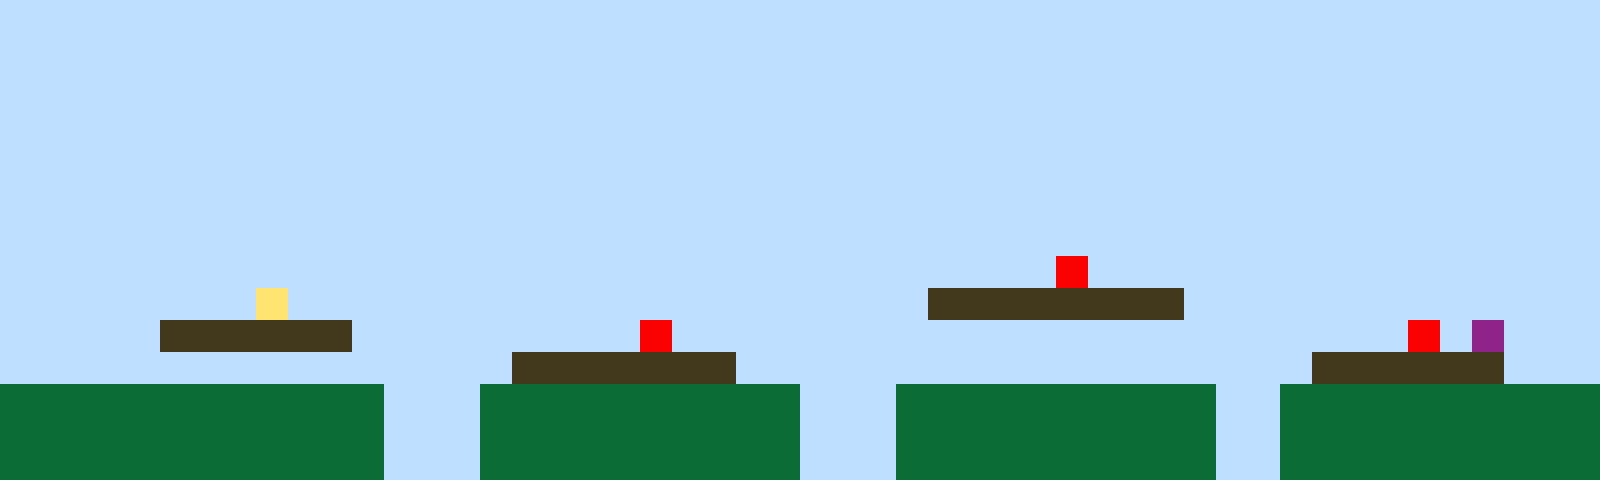

A 2D game scene composited from a Tiled map and its tileset images. What follows is a short description and the map's XML, with every tile layer's data as written:
An orthogonal 50x15 tile map with 32x32 px tiles, 1 tile layer (Tile Layer 1).

<map version="1.10" tiledversion="1.11.2" orientation="orthogonal" renderorder="right-up" width="50" height="15" tilewidth="32" tileheight="32" infinite="0" nextlayerid="2" nextobjectid="1"><editorsettings><export target="map1.csv" format="csv" /></editorsettings><tileset firstgid="1" name="sprites" tilewidth="32" tileheight="32" tilecount="6" columns="3"><image source="sprites.png" width="96" height="64" /></tileset><layer id="1" name="Tile Layer 1" width="50" height="15"><data encoding="csv">1,1,1,1,1,1,1,1,1,1,1,1,1,1,1,1,1,1,1,1,1,1,1,1,1,1,1,1,1,1,1,1,1,1,1,1,1,1,1,1,1,1,1,1,1,1,1,1,1,1,1,1,1,1,1,1,1,1,1,1,1,1,1,1,1,1,1,1,1,1,1,1,1,1,1,1,1,1,1,1,1,1,1,1,1,1,1,1,1,1,1,1,1,1,1,1,1,1,1,1,1,1,1,1,1,1,1,1,1,1,1,1,1,1,1,1,1,1,1,1,1,1,1,1,1,1,1,1,1,1,1,1,1,1,1,1,1,1,1,1,1,1,1,1,1,1,1,1,1,1,1,1,1,1,1,1,1,1,1,1,1,1,1,1,1,1,1,1,1,1,1,1,1,1,1,1,1,1,1,1,1,1,1,1,1,1,1,1,1,1,1,1,1,1,1,1,1,1,1,1,1,1,1,1,1,1,1,1,1,1,1,1,1,1,1,1,1,1,1,1,1,1,1,1,1,1,1,1,1,1,1,1,1,1,1,1,1,1,1,1,1,1,1,1,1,1,1,1,1,1,1,1,1,1,1,1,1,1,1,1,1,1,1,1,1,1,1,1,1,1,1,1,1,1,1,1,1,1,1,1,1,1,1,1,1,1,1,1,1,1,1,1,1,1,1,1,1,1,1,1,1,1,1,1,1,1,1,1,1,1,1,1,1,1,1,1,1,1,1,1,1,1,1,1,1,1,1,1,1,1,1,1,1,1,1,1,1,1,1,1,1,1,1,1,1,1,1,1,1,1,1,1,1,1,1,1,1,1,1,1,1,1,1,1,1,1,1,1,1,1,1,1,1,1,1,1,1,1,1,1,1,1,1,1,1,1,1,1,1,1,1,1,1,1,1,1,1,1,1,1,1,1,1,1,1,1,1,1,1,1,1,1,1,1,1,1,1,1,1,1,1,1,1,1,1,1,1,1,1,1,1,1,1,5,1,1,1,1,1,1,1,1,1,1,1,1,1,1,1,1,1,1,1,1,1,1,1,1,4,1,1,1,1,1,1,1,1,1,1,1,1,1,1,1,1,1,1,1,1,3,3,3,3,3,3,3,3,1,1,1,1,1,1,1,1,1,1,1,1,1,1,1,1,1,1,3,3,3,3,3,3,1,1,1,1,1,1,1,1,1,5,1,1,1,1,1,1,1,1,1,1,1,1,1,1,1,1,1,1,1,1,1,1,1,5,1,6,1,1,1,1,1,1,1,1,1,1,1,1,1,1,1,1,1,1,1,3,3,3,3,3,3,3,1,1,1,1,1,1,1,1,1,1,1,1,1,1,1,1,1,1,3,3,3,3,3,3,1,1,1,2,2,2,2,2,2,2,2,2,2,2,2,1,1,1,2,2,2,2,2,2,2,2,2,2,1,1,1,2,2,2,2,2,2,2,2,2,2,1,1,2,2,2,2,2,2,2,2,2,2,2,2,2,2,2,2,2,2,2,2,2,2,1,1,1,2,2,2,2,2,2,2,2,2,2,1,1,1,2,2,2,2,2,2,2,2,2,2,1,1,2,2,2,2,2,2,2,2,2,2,2,2,2,2,2,2,2,2,2,2,2,2,1,1,1,2,2,2,2,2,2,2,2,2,2,1,1,1,2,2,2,2,2,2,2,2,2,2,1,1,2,2,2,2,2,2,2,2,2,2</data></layer></map>
